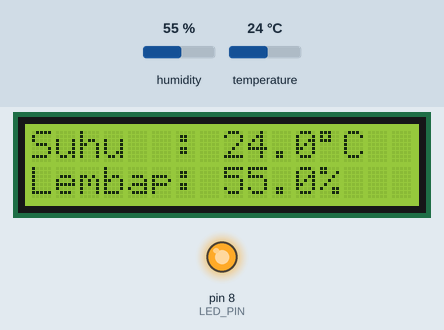
Recording of a sketch running on a simulated Arduino Uno, built with avr-gcc and run on an emulated ATmega328P. On the bench: 16×2 character LCD, output pins drawn as LEDs (lit = HIGH). Inputs (shaded band) come from the test bench; at power-on: humidity 55 %, temperature 24 °C. What the sketch prints to the serial monitor is not drawn.

Above: at 3.2 s.
3.3 s: humidity set to 22 %
At 4.9 s:
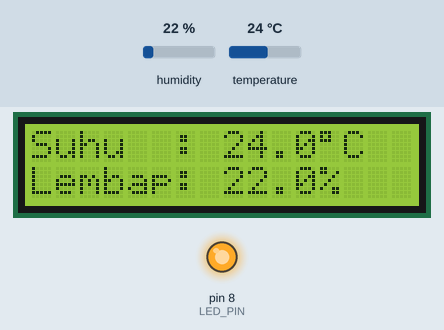
6.0 s: temperature set to 12 °C
At 6.6 s:
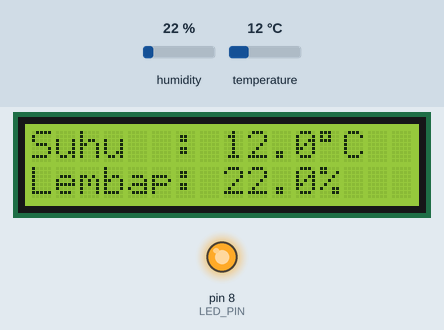
8.7 s: humidity set to 40 %
At 11.1 s:
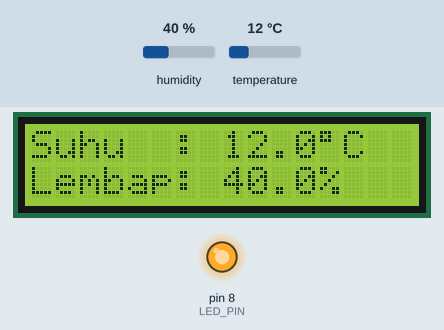
11.7 s: temperature set to 19 °C
At 12.8 s:
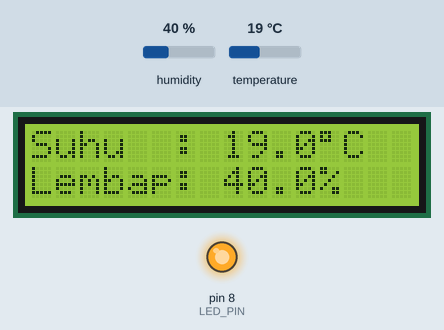
Timing chart, 0 to 14.7 s (numbered marks = the images above; inputs shaded):
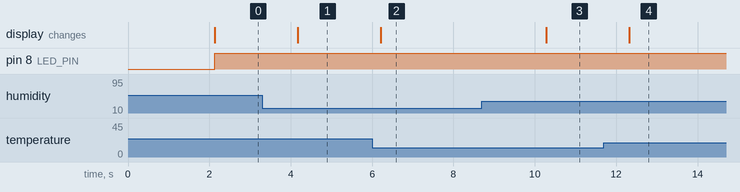

The sketch:

Code.ino
```cpp
#include <Wire.h>
#include <LiquidCrystal_I2C.h>
#include <DHT.h>

// Definisi Pin
#define DHTPIN 2         // Pin DATA DHT22 ke Digital Pin 2 Arduino [1]
#define DHTTYPE DHT22    // Menggunakan jenis sensor DHT22 [1]
#define LED_PIN 8        // Pin Anoda LED Hijau ke Digital Pin 8 Arduino

// Inisialisasi Sensor & LCD (Alamat I2C umum 0x27 atau 0x3F) [2, 3]
DHT dht(DHTPIN, DHTTYPE);
LiquidCrystal_I2C lcd(0x27, 16, 2);

void setup() {
  Serial.begin(9600);

  pinMode(LED_PIN, OUTPUT);
  digitalWrite(LED_PIN, LOW); // Matikan LED saat booting

  dht.begin();

  lcd.init();
  lcd.backlight();

  // Pesan Selamat Datang
  lcd.setCursor(0, 0);
  lcd.print("  Project H-1  ");
  lcd.setCursor(0, 1);
  lcd.print(" Monitoring IoT ");
  delay(2000);
  lcd.clear();
}

void loop() {
  // Membaca suhu (Celsius) dan kelembapan (%) [1, 4]
  float temp = dht.readTemperature();
  float hum = dht.readHumidity();

  // Cek apakah pembacaan sensor gagal
  if (isnan(temp) || isnan(hum)) {
    lcd.setCursor(0, 0);
    lcd.print("Error Read DHT! ");
    digitalWrite(LED_PIN, LOW);
    return;
  }

  // Tampilkan Suhu di Baris Pertama LCD
  lcd.setCursor(0, 0);
  lcd.print("Suhu  : ");
  lcd.print(temp, 1);
  lcd.print((char)223); // Karakter derajat (°)
  lcd.print("C  ");

  // Tampilkan Kelembapan di Baris Kedua LCD
  lcd.setCursor(0, 1);
  lcd.print("Lembap: ");
  lcd.print(hum, 1);
  lcd.print("%  ");

  // Nyalakan LED Hijau sebagai tanda pembacaan berhasil
  digitalWrite(LED_PIN, HIGH);

  // Print juga ke Serial Monitor untuk debugging
  Serial.print("Suhu: ");
  Serial.print(temp);
  Serial.print(" *C | Kelembapan: ");
  Serial.print(hum);
  Serial.println(" %");

  // Jedat waktu pembacaan (DHT22 memerlukan interval ~2 detik) [5, 6]
  delay(2000);
}
```

Measured:
- after the input at 3.3 s, the display: changes after 0.87 s (image 1)
- after the input at 6.0 s, the display: changes after 0.21 s (image 2)
- after the input at 8.7 s, the display: changes after 1.6 s (image 3)
- after the input at 11.7 s, the display: changes after 0.62 s (image 4)
